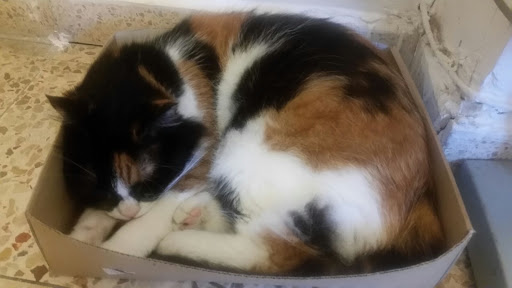
#> input picture 1993.jpg, 512 x 288 px, found by its file name
$ jupyter execute color_clustering.ipynb
#> lines starting #> are read from the running program, lines starting #| are printed output that depends on the picture
[cell 1]
import cv2
import numpy as np
import matplotlib.pyplot as plt
import numpy as np
from sklearn.cluster import KMeans
from os import listdir
import pandas as pd

[cell 2]
img_brg = cv2.imread('/Users/neura/PycharmProjects/workshop/image_colors/1993.jpg')
#> img_brg is the input picture: shape (288, 512, 3); mean B, G, R 93.7, 106.3, 117.3

[cell 3]
img_rgb = cv2.cvtColor(img_brg, cv2.COLOR_BGR2RGB)

[cell 4]
plt.imshow(img_rgb);

[cell 5]
img_flat = img_rgb.reshape((img_rgb.shape[0] * img_rgb.shape[1], 3))

[cell 6]
model = KMeans(n_clusters=5, init='random', random_state=88,n_init=2).fit(img_flat)

[cell 7]
rel_amounts = ((np.bincount(model.labels_)*150)/len(model.labels_)).astype(int)
#> rel_amounts = [17, 31, 31, 32, 37]
top_row_len = np.sum(rel_amounts)
#> top_row_len = 148
top_vector = np.repeat(model.cluster_centers_.astype(int),rel_amounts,axis=0)
#> top_vector = 148 rows, first 8: [194, 199, 209], [194, 199, 209], [194, 199, 209], [194, 199, 209], [194, 199, 209], [194, 199, 209], [194, 199, 209], [194, 199, 209]
all_matrix = np.transpose(np.repeat(top_vector,150,axis=0).reshape(top_row_len,150,3),axes= (1,0,2))
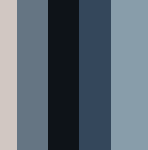
#> all_matrix: shape (150, 148, 3) int64; mean of channels 0, 1, 2 116.9, 105.9, 93.3; drawn as B, G, R

[cell 8]
plt.imshow(all_matrix);
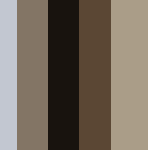
#> shown: shape (150, 148, 3); mean R, G, B 116.9, 105.9, 93.3

[cell 9]
plt.imshow(img_rgb);

# replace each color in the image by the lead color of it's cluster

[cell 10]
img_flat_k_colors = img_flat.copy()

[cell 11]
img_flat_k_colors = model.cluster_centers_.astype(int)[model.labels_,:]

[cell 12]
img_k_colors = img_flat_k_colors.reshape(288, 512, 3)
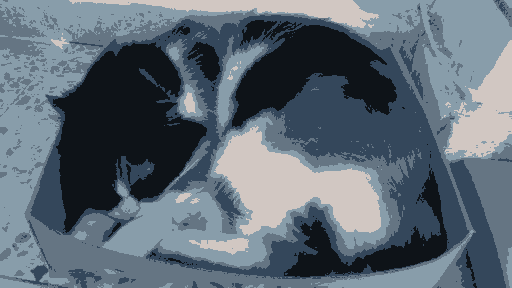
#> img_k_colors: shape (288, 512, 3) int64; mean of channels 0, 1, 2 116.8, 105.9, 93.3; drawn as B, G, R

[cell 13]
plt.imshow(img_k_colors);
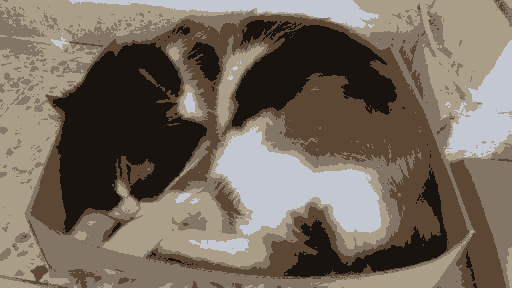
#> shown: shape (288, 512, 3); mean R, G, B 116.8, 105.9, 93.3

$ run again, with clr_7_colors.png saved as 1993.jpg
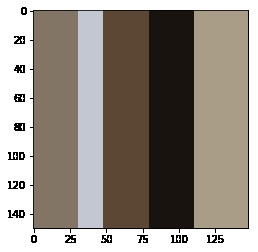
#> input picture clr_7_colors.png, 258 x 252 px, found by its file name
#> img_brg is the input picture: shape (252, 258, 3); mean B, G, R 132.6, 141.5, 149.3
#> rel_amounts = [26, 27, 23, 22, 51]
#> top_row_len = 149
#> top_vector = 149 rows, first 8: [21, 16, 13], [21, 16, 13], [21, 16, 13], [21, 16, 13], [21, 16, 13], [21, 16, 13], [21, 16, 13], [21, 16, 13]
#> `all_matrix = np.transpose(np.repeat(top_vector,150,axis=0).reshape(top..`:
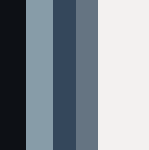
#> all_matrix: shape (150, 149, 3) int64; mean of channels 0, 1, 2 149.5, 141.6, 132.8; drawn as B, G, R
#> `[cell 8] plt.imshow(all_matrix);`:
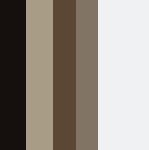
#> shown: shape (150, 149, 3); mean R, G, B 149.5, 141.6, 132.8

$ run again, with clr_7_colors_pic.png saved as 1993.jpg
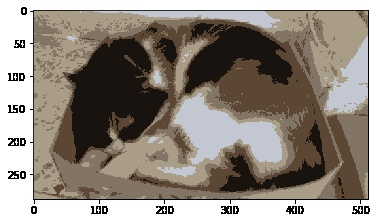
#> input picture clr_7_colors_pic.png, 378 x 223 px, found by its file name
#> img_brg is the input picture: shape (223, 378, 3); mean B, G, R 128.2, 137.4, 145.6
#> rel_amounts = [27, 23, 24, 27, 46]
#> top_row_len = 147
#> top_vector = 147 rows, first 8: [169, 157, 137], [169, 157, 137], [169, 157, 137], [169, 157, 137], [169, 157, 137], [169, 157, 137], [169, 157, 137], [169, 157, 137]
#> `all_matrix = np.transpose(np.repeat(top_vector,150,axis=0).reshape(top..`:
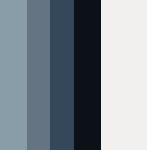
#> all_matrix: shape (150, 147, 3) int64; mean of channels 0, 1, 2 145.1, 136.8, 127.4; drawn as B, G, R
#> `[cell 8] plt.imshow(all_matrix);`:
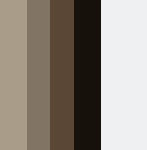
#> shown: shape (150, 147, 3); mean R, G, B 145.1, 136.8, 127.4
